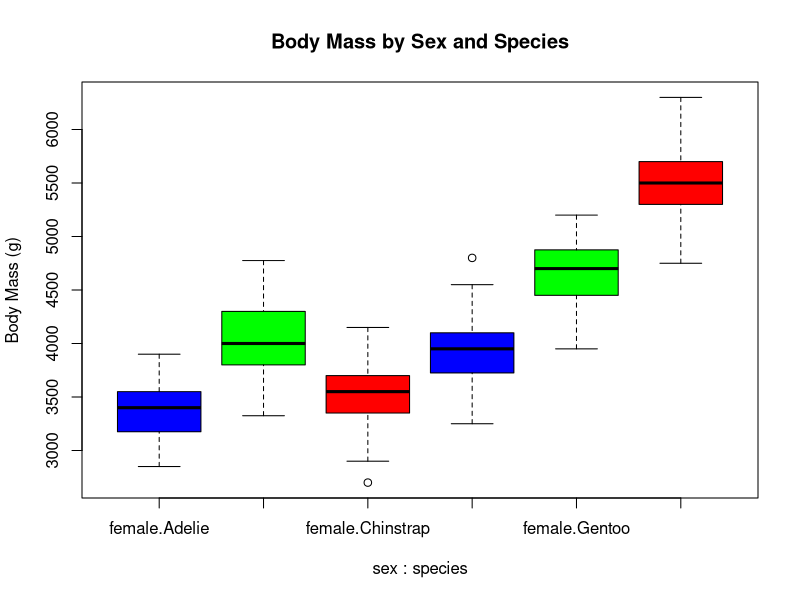
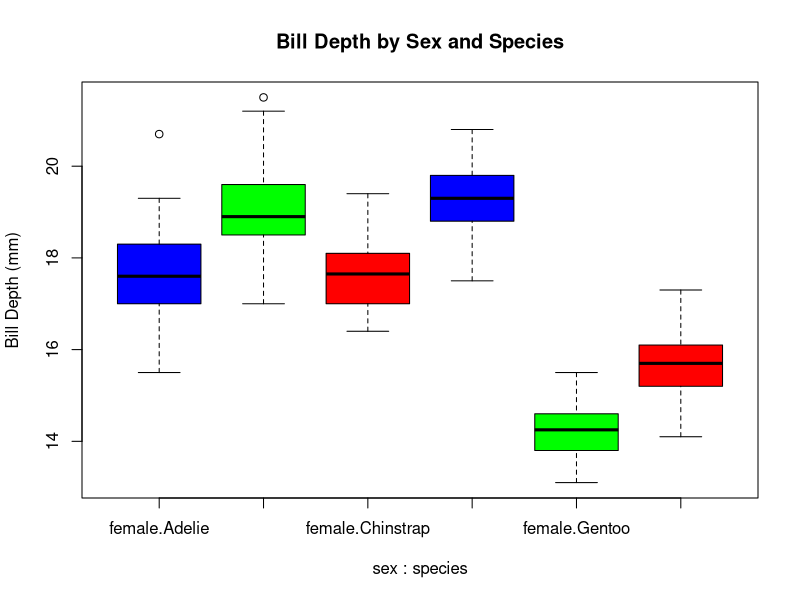

The R source for these figures, in order:
library(palmerpenguins)


table(penguins$species) #extract species to a table

table(penguins$island) # extract islands to a table

sum(is.na(penguins)) # find the sum of empty values in penguins

#==================================================
head(penguins)

boxplot(body_mass_g ~ sex + species, data = na.omit(penguins),
        col = c("blue", "green", "red"),
        main = "Body Mass by Sex and Species",
        ylab = "Body Mass (g)")

boxplot(bill_depth_mm ~ sex + species, data = na.omit(penguins),
        col = c("blue", "green", "red"),
        main = "Bill Depth by Sex and Species",
        ylab = "Bill Depth (mm)")

